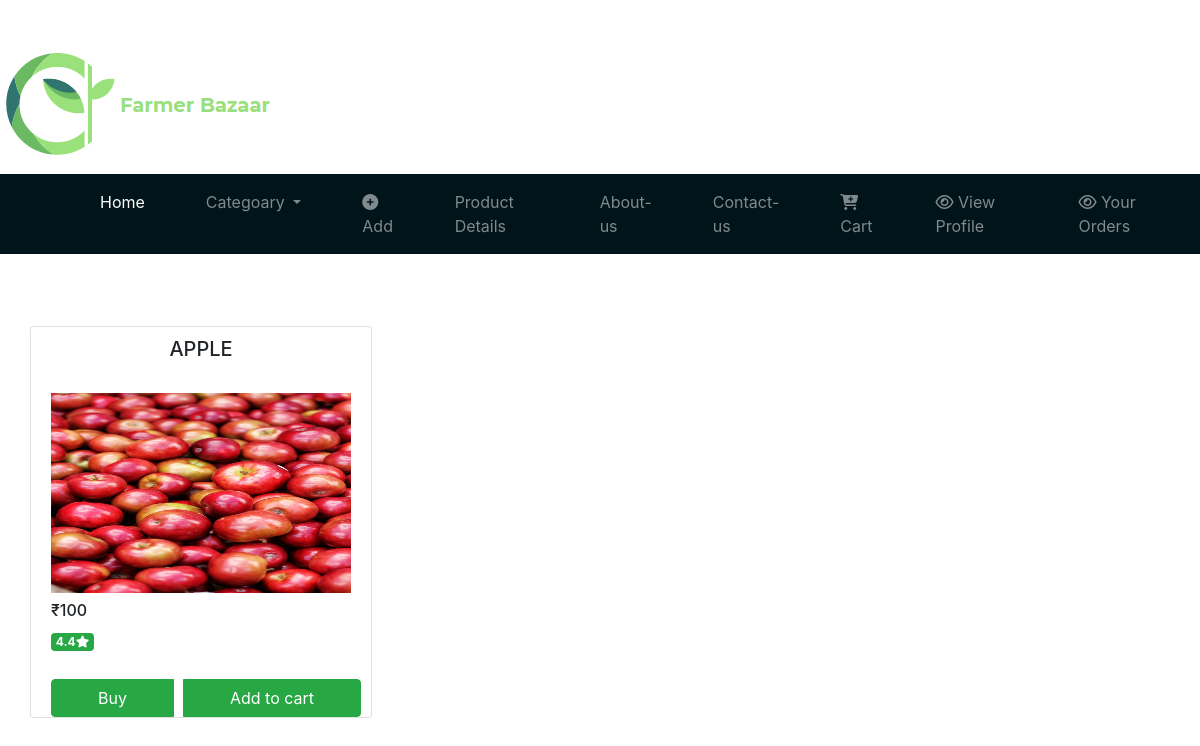
Page /Farmer_dynamic_search_product.php?name=apple (signed in) on the committed database.
### tables this page shows
CREATE TABLE `product_final` (
  `id` int(11) NOT NULL,
  `type` varchar(255) NOT NULL,
  `name` varchar(255) NOT NULL,
  `image` varchar(255) NOT NULL,
  `price` int(255) NOT NULL,
  `quantity` int(255) NOT NULL,
  `address` varchar(255) NOT NULL,
  `username` varchar(255) NOT NULL
);

### Farmer_dynamic_search_product.php (the view, shortened to what this page needs)
<?php
$adminlogin = $_SESSION['FarmerLoginId'];
?>
<!DOCTYPE html>
<html>
<head>
    <link rel="stylesheet" href="https://stackpath.bootstrapcdn.com/bootstrap/4.5.2/css/bootstrap.min.css">
     <link rel="stylesheet" href="https://stackpath.bootstrapcdn.com/font-awesome/4.7.0/css/font-awesome.min.css">
</head>
<body >
  <br><br>
  <div class="cnt">
    <div class="img-11" style="height: 30px; width:100px;">
      <img src="Images/logo3.png">
    </div>
</div>
<br><br><br><br>
<nav class="navbar navbar-expand-lg navbar-dark bg-dark" >
  <div class="container-fluid">
    <div class="collapse navbar-collapse" id="navbarSupportedContent" >
      <ul class="navbar-nav me-auto mb-2 mb-lg-0 ">
        <li class="nav-item">
          <a class="nav-link active" aria-current="page" href="Farmer_Home_Page.php">Home</a>
        </li>
        <li class="nav-item dropdown">
          <a class="nav-link dropdown-toggle" href="#" id="navbarDropdown" role="button" data-bs-toggle="dropdown" aria-expanded="false">
           Categoary
          </a>
        </li>
        <li class="nav-item">
          <a class="nav-link" href="AddProduct.php"><i class="fa fa-plus-circle" aria-hidden="true"></i> Add</a>
        </li>
        <li class="nav-item">
          <a class="nav-link" href="AddedProduct.php">Product Details</a>
        </li>
        <li class="nav-item">
          <a class="nav-link" href="Farmer-aboutus.php">About-us</a>
        </li>
        <li class="nav-item">
          <a class="nav-link" href="Farmer-contactus.php">Contact-us</a>
        </li>
        <li class="nav-item">
          <a class="nav-link" href="Farmer_Mycart.php"><i class="fa fa-cart-plus" aria-hidden="true"></i> Cart</a>
        </li>
        <li class="nav-item">
          <a class="nav-link" href="Farmer_Profile.php"><i class="fa fa-eye" aria-hidden="true"></i> View Profile</a>
        </li>
        <li class="nav-item">
          <a class="nav-link" href="F_Your_order.php"><i class="fa fa-eye" aria-hidden="true"> </i>  Your Orders</a>
        </li>
              </ul>
    </div>
  </div>
</nav>
<br><br><br>
<div class="container">
  <div class="row">
  <?php
  $name=$_GET['name'];
  $con =mysqli_connect("localhost","root","","login1");
  $sql ="SELECT * FROM `product_final` WHERE `name` LIKE '%$name%'  ORDER BY `name`";
  $result =mysqli_query($con,$sql);
  $num=mysqli_num_rows($result);
  if ($num >0) {
    while ($res = mysqli_fetch_array($result)) {
      ?>
      <div >
        <form>
          <div class="card">
            <h6 class="card-title text-center" style="font-size: 20px; text-transform: uppercase;margin-top: 10px;"> <?php echo $res['name'];  ?> </h6>
            <div class="card-body">
              <img src=" <?php echo $res['image'];  ?>" alt="farmer" class="img-fluid mb-2" style="height: 200px; width:300px;"><br>
              <h6> &#8377;<?php echo $res['price'];  ?></h6>
              <h6 class="badge badge-success">4.4<i class="fa fa-star"></i>
              </h6>
            </div>
            <div class="btn-group d-flex">
               <button class="btn btn-success"  name="buy" > <a href="Farmer_direct_buy.php?id=<?php echo $res['id'];?>&& name=<?php echo $adminlogin?> " class="text-white">Buy</a></button>
                <button class="btn btn-success"  name="add" > <a href="Farmer_cart.php?id=<?php echo $res['id'];?>&name=<?php echo $adminlogin?> " class="text-white">Add to cart</a></button>
            </div>
          </div>
        </form>
      </div>
<?php
    }
  }
   ?>
</div>
</div>
</body>
</html>

### Farmer_dynamic_search_product.php (style rules this page uses)
.navbar { background-color: #00141a!important; }
.nav-link { margin-left:45px; }
.d-flex { float: right; border-radius: 20px; }
.btn { margin-left: 20px; margin-right: 10px; }

### rows in the picture
product_final: name "APPLE", image (picture), price "100"
